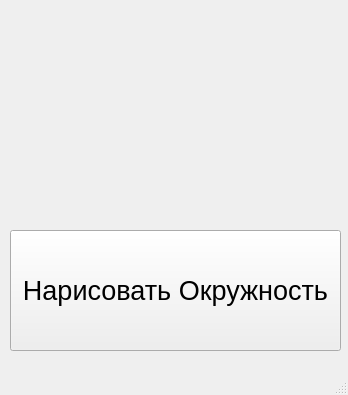
<?xml version="1.0" encoding="UTF-8"?>
<ui version="4.0">
 <class>MainWindow</class>
 <widget class="QMainWindow" name="MainWindow">
  <property name="geometry">
   <rect>
    <x>0</x>
    <y>0</y>
    <width>348</width>
    <height>395</height>
   </rect>
  </property>
  <property name="windowTitle">
   <string>MainWindow</string>
  </property>
  <widget class="QWidget" name="centralwidget">
   <widget class="QPushButton" name="pushButton">
    <property name="geometry">
     <rect>
      <x>10</x>
      <y>230</y>
      <width>331</width>
      <height>121</height>
     </rect>
    </property>
    <property name="font">
     <font>
      <pointsize>20</pointsize>
     </font>
    </property>
    <property name="text">
     <string>Нарисовать Окружность</string>
    </property>
   </widget>
  </widget>
  <widget class="QMenuBar" name="menubar">
   <property name="geometry">
    <rect>
     <x>0</x>
     <y>0</y>
     <width>348</width>
     <height>21</height>
    </rect>
   </property>
  </widget>
  <widget class="QStatusBar" name="statusbar"/>
 </widget>
 <resources/>
 <connections/>
</ui>
